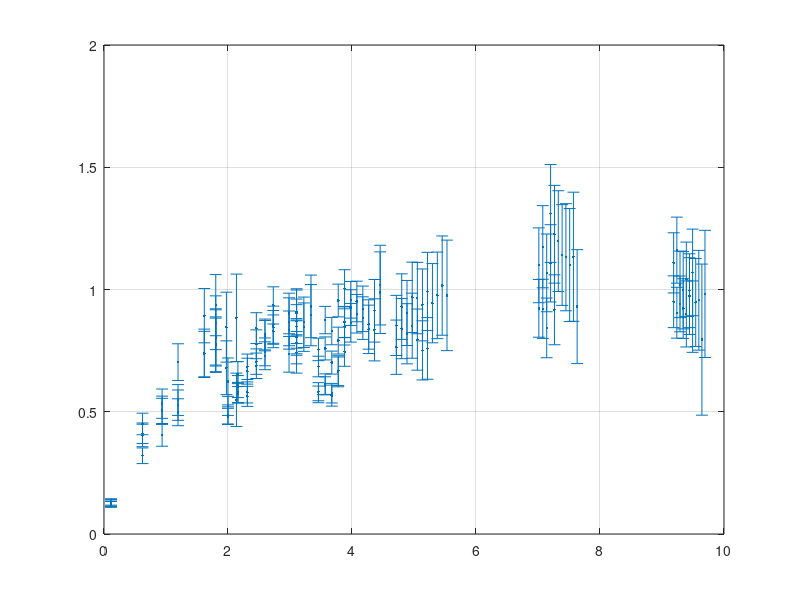

Here is the MATLAB script that generated this plot: (Note: this script raises an error after producing the figure.)
clear all
load('preData_29oct_EBT3unl.mat');
E = myData(:,1);
LET = myData(:,2);
ratio = myData(:,3);
dratio = myData(:,4);
doses = myData(:,5);
vM = doses<12;

%% Fit to rational (Energy)
figure(1);
errorbar(E(vM),ratio(vM),dratio(vM),'.');
grid on
wgt = dratio.^(-2);
F = fit(E(vM), ratio(vM), 'rat11', 'Weights', wgt(vM))
hold on;
Evals = 0.1:0.1:10;
plot(Evals, F(Evals), 'R-');
xlabel('Energy (MeV)');
ylabel('RE');

%% Fit to rational (LET)
figure(2);
hold off
errorbar(LET(vM),ratio(vM),dratio(vM),'b.'); hold on
errorbar(LET(vM==0),ratio(vM==0),dratio(vM==0),'g.');
grid on
wgt = dratio.^(-2);
ft = fittype( 'D0 / (a*x + D0)', 'independent', 'x', 'dependent', 'y' );
ft2 = fittype( '1 - a*x^b', 'independent', 'x', 'dependent', 'y' );

F = fit(LET(vM), ratio(vM), ft, 'Weights', wgt(vM), 'Lower', [45 0], 'Upper', [45 1])
F2 = fit(LET(vM), ratio(vM), ft2, 'Weights', wgt(vM), 'Lower', [0 0])

hold on;
Evals = 10:1:800;
%plot(Evals, F(Evals), 'm-');
plot(Evals, F2(Evals), 'r-');
xlabel('LET (MeV/cm)');
ylabel('RE');
set(gca,'xscale','log')
axis([40 800 0 1.40]);
title('EBT3 unlaminated');
